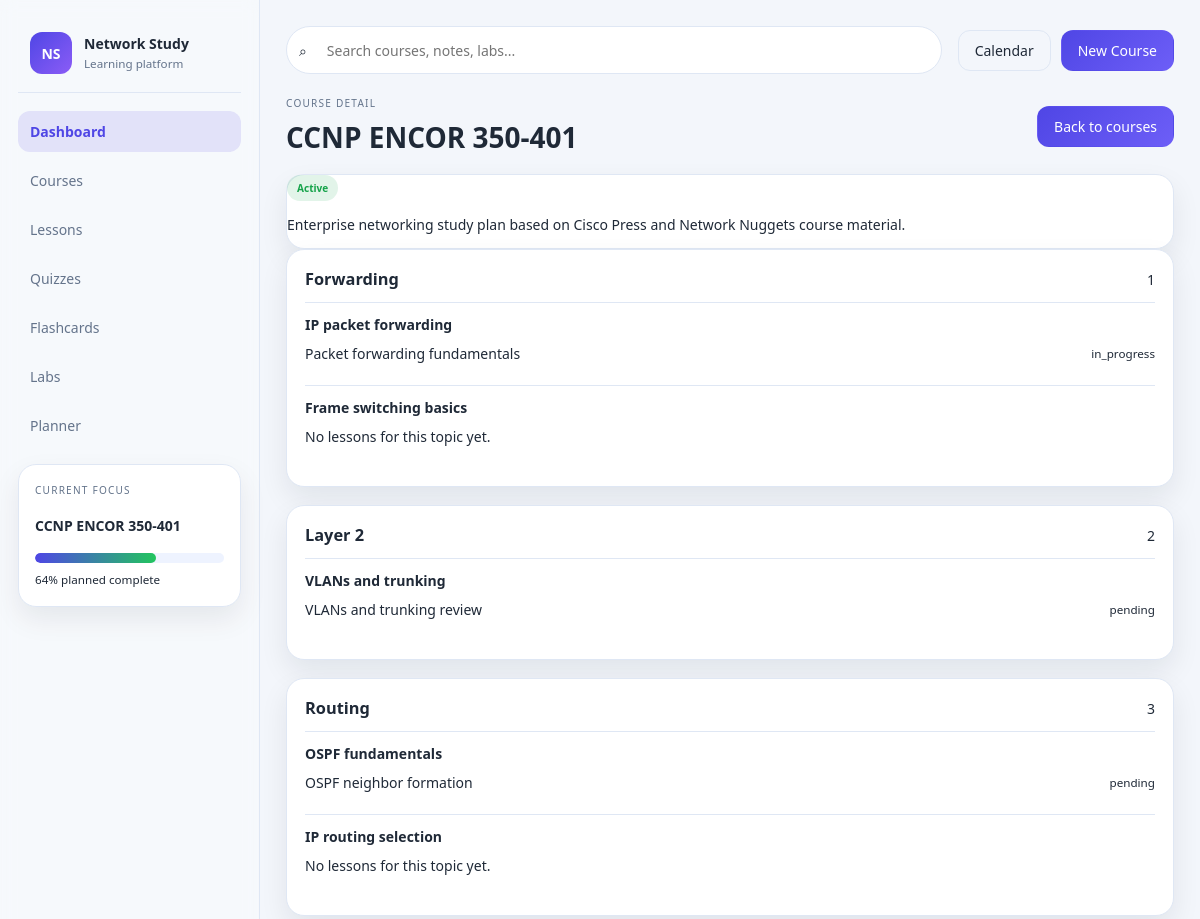
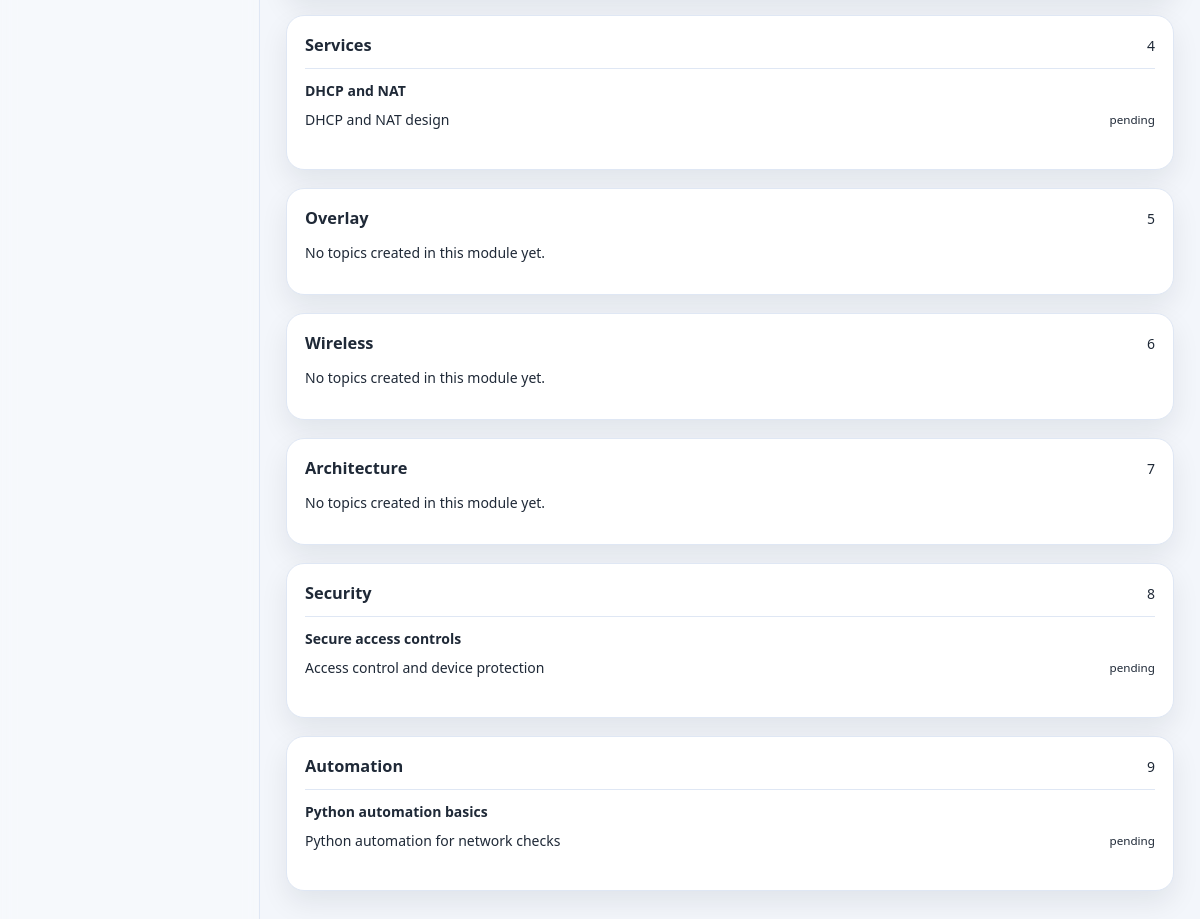
/courses/1, run on the app's committed database (2 pictures, top to bottom).
### tables this page shows
CREATE TABLE courses (
    id INT AUTO_INCREMENT PRIMARY KEY,
    user_id INT DEFAULT NULL,
    name VARCHAR(255) NOT NULL,
    description TEXT,
    category VARCHAR(100) NOT NULL DEFAULT 'General',
    target_goal VARCHAR(255) DEFAULT '',
    target_start_date DATE DEFAULT NULL,
    target_end_date DATE DEFAULT NULL,
    priority ENUM('low','medium','high') NOT NULL DEFAULT 'medium',
    estimated_hours DECIMAL(6,2) DEFAULT 0.00,
    daily_target_hours DECIMAL(4,2) DEFAULT 1.00,
    exam_date DATE DEFAULT NULL,
    color VARCHAR(20) DEFAULT '#4f46e5',
    icon VARCHAR(50) DEFAULT 'book-open',
    status ENUM('active','paused','completed','draft') NOT NULL DEFAULT 'active',
    is_active TINYINT(1) NOT NULL DEFAULT 1,
    created_at DATETIME NOT NULL DEFAULT CURRENT_TIMESTAMP,
    updated_at DATETIME NOT NULL DEFAULT CURRENT_TIMESTAMP ON UPDATE CURRENT_TIMESTAMP,
    CONSTRAINT fk_courses_user FOREIGN KEY (user_id) REFERENCES users(id) ON DELETE SET NULL
);

CREATE TABLE modules (
    id INT AUTO_INCREMENT PRIMARY KEY,
    course_id INT NOT NULL,
    title VARCHAR(255) NOT NULL,
    description TEXT,
    sort_order INT NOT NULL DEFAULT 0,
    created_at DATETIME NOT NULL DEFAULT CURRENT_TIMESTAMP,
    updated_at DATETIME NOT NULL DEFAULT CURRENT_TIMESTAMP ON UPDATE CURRENT_TIMESTAMP,
    CONSTRAINT fk_modules_course FOREIGN KEY (course_id) REFERENCES courses(id) ON DELETE CASCADE
);

CREATE TABLE topics (
    id INT AUTO_INCREMENT PRIMARY KEY,
    module_id INT NOT NULL,
    title VARCHAR(255) NOT NULL,
    description TEXT,
    sort_order INT NOT NULL DEFAULT 0,
    created_at DATETIME NOT NULL DEFAULT CURRENT_TIMESTAMP,
    updated_at DATETIME NOT NULL DEFAULT CURRENT_TIMESTAMP ON UPDATE CURRENT_TIMESTAMP,
    CONSTRAINT fk_topics_module FOREIGN KEY (module_id) REFERENCES modules(id) ON DELETE CASCADE
);

CREATE TABLE lessons (
    id INT AUTO_INCREMENT PRIMARY KEY,
    topic_id INT NOT NULL,
    title VARCHAR(255) NOT NULL,
    objectives TEXT,
    content LONGTEXT,
    status ENUM('pending','in_progress','completed') NOT NULL DEFAULT 'pending',
    estimated_minutes INT NOT NULL DEFAULT 30,
    video_title VARCHAR(255) DEFAULT '',
    video_url VARCHAR(500) DEFAULT '',
    book_pages VARCHAR(255) DEFAULT '',
    sort_order INT NOT NULL DEFAULT 0,
    created_at DATETIME NOT NULL DEFAULT CURRENT_TIMESTAMP,
    updated_at DATETIME NOT NULL DEFAULT CURRENT_TIMESTAMP ON UPDATE CURRENT_TIMESTAMP,
    CONSTRAINT fk_lessons_topic FOREIGN KEY (topic_id) REFERENCES topics(id) ON DELETE CASCADE
);

### app/controllers/BaseController.php (called while the page is built, shortened)
<?php
class BaseController
{
    protected function render(string $template, array $data = []): void
    {
        View::render($template, $data);
    }
}

### app/controllers/CourseController.php (called while the page is built, shortened)
<?php
class CourseController extends BaseController
{
    public function show(int $id): void
    {
        $course = Database::fetchOne('SELECT * FROM courses WHERE id = :id', ['id' => $id]);
        $modules = Database::fetchAll(
            'SELECT * FROM modules WHERE course_id = :course_id ORDER BY sort_order ASC, created_at ASC',
            ['course_id' => $id]
        );
        $topicMap = [];
        foreach ($modules as $module) {
            $topics = Database::fetchAll(
                'SELECT * FROM topics WHERE module_id = :module_id ORDER BY sort_order ASC, created_at ASC',
                ['module_id' => $module['id']]
            );
            $topicMap[$module['id']] = $topics;
        }
        $lessonMap = [];
        foreach ($topicMap as $moduleId => $topics) {
            foreach ($topics as $topic) {
                $lessons = Database::fetchAll(
                    'SELECT * FROM lessons WHERE topic_id = :topic_id ORDER BY sort_order ASC, created_at ASC',
                    ['topic_id' => $topic['id']]
                );
                $lessonMap[$topic['id']] = $lessons;
            }
        }
        $this->render('courses/show', [
            'course' => $course,
            'modules' => $modules,
            'topicMap' => $topicMap,
            'lessonMap' => $lessonMap,
        ]);
    }
}

### config/config.php (called while the page is built)
<?php
return [
    'app_name' => 'Network Study Platform',
    'app_url' => 'http://localhost/network-study',
    'db' => [
        'host' => '127.0.0.1',
        'port' => 3306,
        'name' => 'network_study',
        'user' => 'root',
        'pass' => '',
        'charset' => 'utf8mb4',
    ],
    'uploads' => __DIR__ . '/../storage/uploads',
    'max_upload_size' => 10485760,
];

### app/helpers.php (called while the page is built, shortened)
<?php
function e(string $value): string
{
    return htmlspecialchars($value ?? '', ENT_QUOTES, 'UTF-8');
}
function base_url(string $path = ''): string
{
    $base = rtrim(config('app_url', 'http://localhost/network-study'), '/');
    return $base . '/' . ltrim($path, '/');
}
function config(string $key, $default = null)
{
    static $cfg = null;
    if ($cfg === null) {
        $cfg = require APP_ROOT . '/config/config.php';
    }
    $segments = explode('.', $key);
    $value = $cfg;
    foreach ($segments as $segment) {
        $value = $value[$segment];
    }
    return $value;
}
function status_badge(string $status): string
{
    $styles = [
        'active' => 'success',
        'paused' => 'warning',
        'completed' => 'info',
        'draft' => 'secondary',
        'pending' => 'muted',
        'in_progress' => 'primary',
    ];
    return $styles[strtolower($status)] ?? 'secondary';
}

### app/core/Database.php (called while the page is built, shortened)
<?php
class Database
{
    private static ?PDO $instance = null;
    public static function getInstance(): PDO
    {
        if (self::$instance === null) {
            $config = config('db');
            $dsn = sprintf(
                'mysql:host=%s;port=%d;dbname=%s;charset=%s',
                $config['host'],
                $config['port'],
                $config['name'],
                $config['charset']
            );
            self::$instance = new PDO(
                $dsn,
                $config['user'],
                $config['pass'],
                [
                    PDO::ATTR_ERRMODE => PDO::ERRMODE_EXCEPTION,
                    PDO::ATTR_DEFAULT_FETCH_MODE => PDO::FETCH_ASSOC,
                    PDO::ATTR_EMULATE_PREPARES => false,
                ]
            );
        }
        return self::$instance;
    }
    public static function query(string $sql, array $params = []): PDOStatement
    {
        $stmt = self::getInstance()->prepare($sql);
        $stmt->execute($params);
        return $stmt;
    }
    public static function fetchAll(string $sql, array $params = []): array
    {
        return self::query($sql, $params)->fetchAll();
    }
    public static function fetchOne(string $sql, array $params = []): ?array
    {
        $result = self::query($sql, $params);
        $row = $result->fetch();
        return $row ?: null;
    }
}

### templates/courses/show.php (the view)
<?php
$course = $course ?? [];
$modules = $modules ?? [];
$topicMap = $topicMap ?? [];
$lessonMap = $lessonMap ?? [];
?>
<div class="page-header">
    <div>
        <p class="eyebrow">Course detail</p>
        <h1><?= e($course['name'] ?? 'Course') ?></h1>
    </div>
    <a class="primary-button" href="<?= base_url('courses') ?>">Back to courses</a>
</div>
<div class="course-hero">
    <div>
        <span class="status-badge status-<?= e(status_badge($course['status'] ?? 'active')) ?>"><?= e(ucwords(str_replace('_', ' ', $course['status'] ?? 'active'))) ?></span>
        <p><?= e($course['description'] ?? 'No description yet.') ?></p>
    </div>
</div>
<?php if (!$modules): ?>
    <div class="empty-state large">
        <h3>No modules yet</h3>
        <p>Start your study plan by creating modules, topics, and lessons for this course.</p>
    </div>
<?php else: ?>
    <?php foreach ($modules as $module): ?>
        <section class="module-card">
            <div class="module-header">
                <h3><?= e($module['title']) ?></h3>
                <span><?= (int) ($module['sort_order'] ?? 0) ?></span>
            </div>
            <?php $topics = $topicMap[$module['id']] ?? []; ?>
            <?php if (!$topics): ?>
                <p class="muted">No topics created in this module yet.</p>
            <?php else: ?>
                <?php foreach ($topics as $topic): ?>
                    <div class="topic-block">
                        <h4><?= e($topic['title']) ?></h4>
                        <ul class="lesson-list">
                            <?php $lessons = $lessonMap[$topic['id']] ?? []; ?>
                            <?php if (!$lessons): ?>
                                <li class="muted">No lessons for this topic yet.</li>
                            <?php else: ?>
                                <?php foreach ($lessons as $lesson): ?>
                                    <li>
                                        <a href="<?= base_url('lessons/' . (int) $lesson['id']) ?>"><?= e($lesson['title']) ?></a>
                                        <small><?= e($lesson['status'] ?? 'pending') ?></small>
                                    </li>
                                <?php endforeach; ?>
                            <?php endif; ?>
                        </ul>
                    </div>
                <?php endforeach; ?>
            <?php endif; ?>
        </section>
    <?php endforeach; ?>
<?php endif; ?>

### data on the page
courses: name "CCNP ENCOR 350-401", status "Active", description "Enterprise networking study plan based on Cisco Press and Network Nuggets course material."
modules: title "Forwarding", sort_order "1"
topics: title "IP packet forwarding"
lessons: title "Packet forwarding fundamentals", status "in_progress"
topics: title "Frame switching basics", shows "No lessons for this topic yet."
modules: title "Layer 2", sort_order "2"
topics: title "VLANs and trunking"
lessons: title "VLANs and trunking review", status "pending"
modules: title "Routing", sort_order "3"
topics: title "OSPF fundamentals"
lessons: title "OSPF neighbor formation", status "pending"
topics: title "IP routing selection", shows "No lessons for this topic yet."
modules: title "Services", sort_order "4"
topics: title "DHCP and NAT"
lessons: title "DHCP and NAT design", status "pending"
modules: title "Overlay", sort_order "5", shows "No topics created in this module yet."
modules: title "Wireless", sort_order "6", shows "No topics created in this module yet."
modules: title "Architecture", sort_order "7", shows "No topics created in this module yet."
modules: title "Security", sort_order "8"
topics: title "Secure access controls"
lessons: title "Access control and device protection", status "pending"
modules: title "Automation", sort_order "9"
topics: title "Python automation basics"
lessons: title "Python automation for network checks", status "pending"
